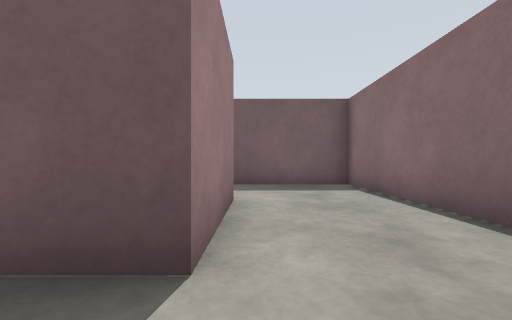
view 1 (above)

14 first-person views from a walk through a robot-simulator world made for Gazebo. The camera is 0.72 m above the floor, looks level and sees 90° across. The floor is counted in squares, 1 m on a side. Each view is taken from the middle of a square. On the plan, view 1 faces up. The plan holds only what a view shows up to about 9 squares ahead; the rest is blank. The place goes on beyond the plan.

view 2
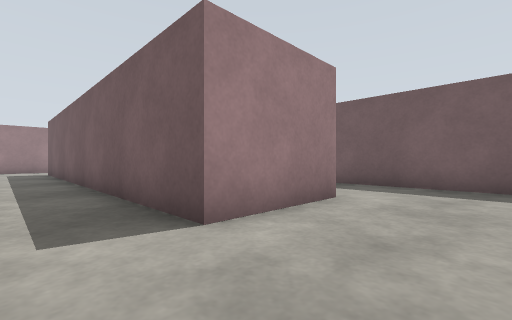

view 3
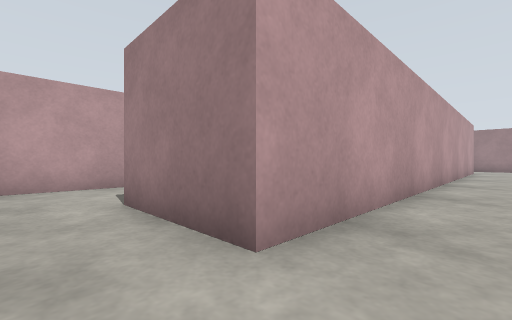

view 4
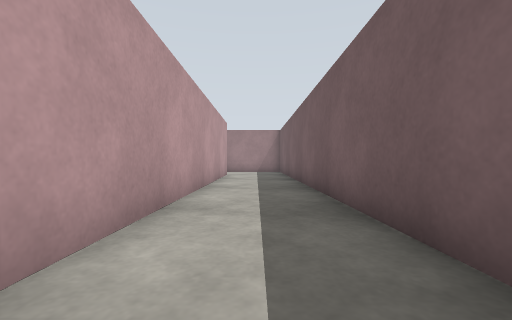

view 5
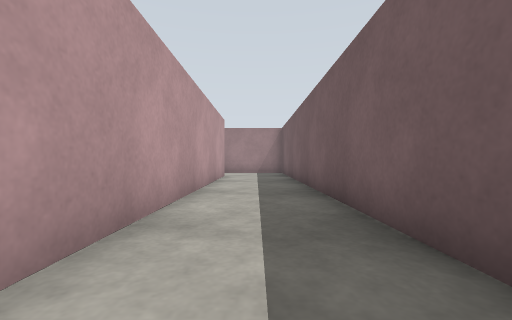

view 6
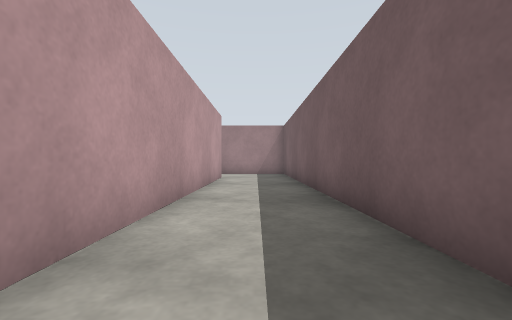

view 7
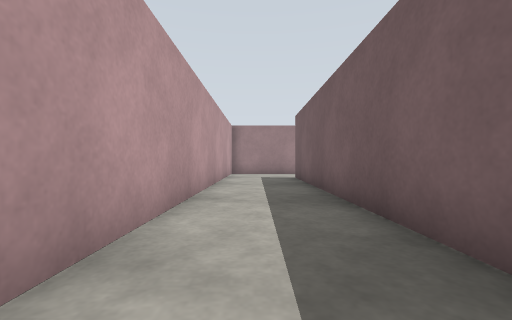

view 8
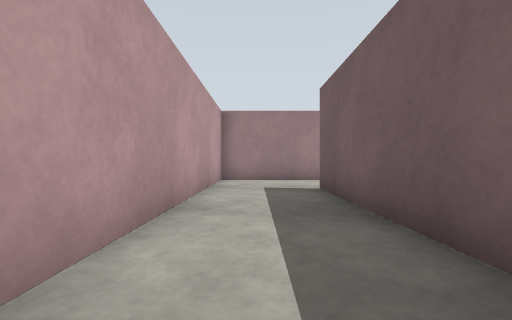

view 9
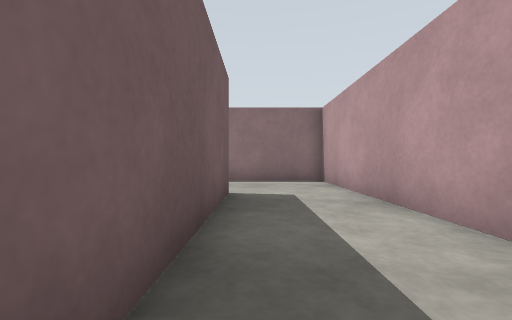

view 10
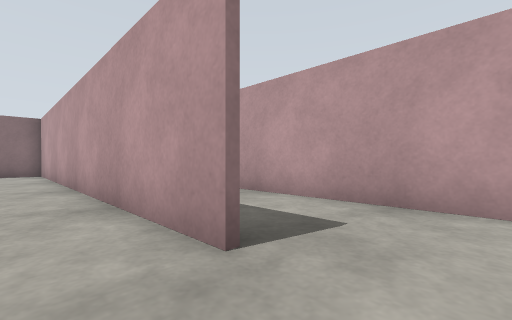

view 11
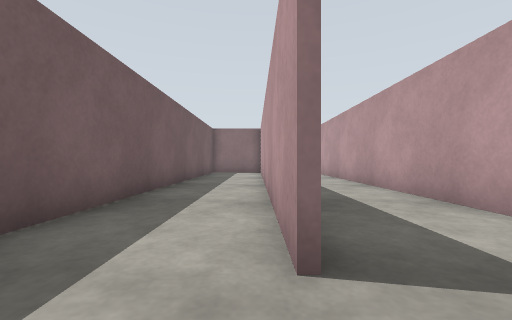

view 12
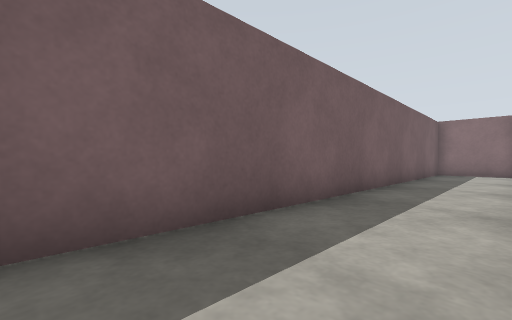

view 13
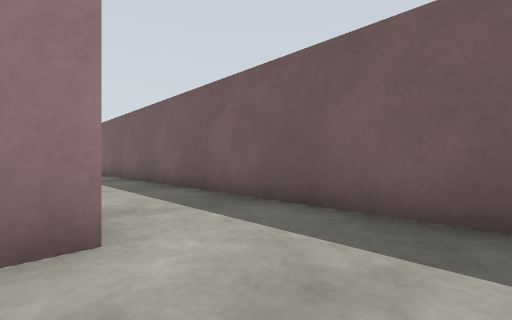

view 14
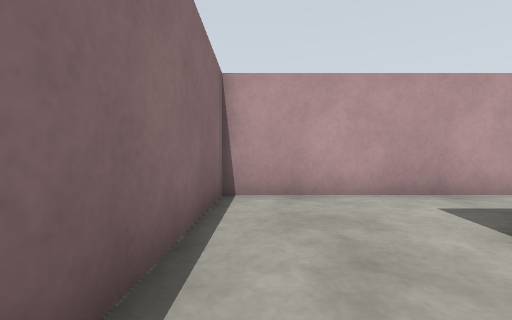

### Floor plan
Points are (right, up) in squares from view 1. A wall is a line through its corners. A room is listed if a view was taken in it or the views show most of it. See-through windows are left out.
Room 1 (views 1, 2, 3, 4, 5, 6, 7, 8, 9, 13, 14)
walls: (-14.9, 4.6) (-0.4, 4.6) (-0.4, 1.6) (-13.4, 1.6); (-15.5, -1.3) (2.7, -1.3) (2.7, 7.4) (-15, 7.4)
ways out: opening at (-14.5, 2) to room 2
Room 2 (views 10, 11, 12)
walls: (-4.7, 4.4) (-15, 4.4); (-13.5, 1.7) (-3.6, 1.7)
ways out: opening at (-14.5, 2) to room 1

Positions as (right, up) in squares from view 1, and headings:
1: (0, 0), facing up
2: (2, 0), facing up-left
3: (1, 6), facing down-left
4: (-4, 6), facing left
5: (-5, 6), facing left
6: (-6, 6), facing left
7: (-3, 0), facing left
8: (-7, 0), facing left
9: (-6, 1), facing right
10: (-15, 3), facing down-right
11: (-15, 2), facing right
12: (-15, 2), facing up-right
13: (2, 4), facing up-left
14: (2, 4), facing down
